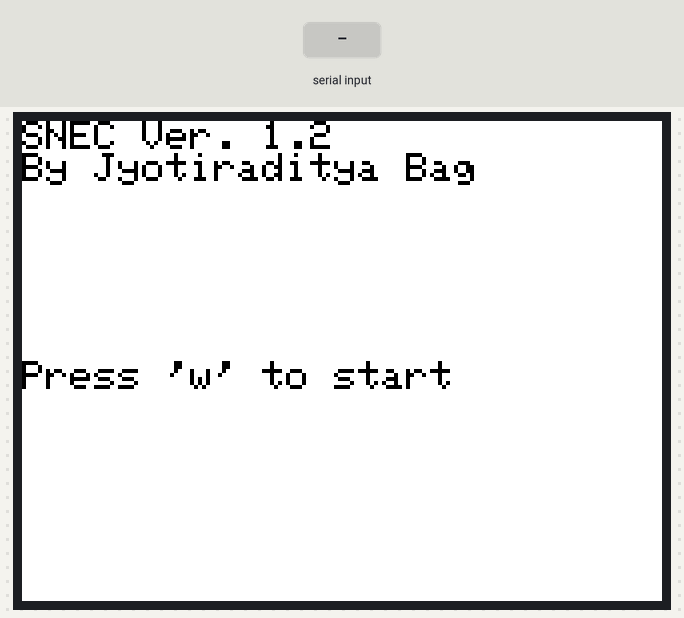
Bench run of a sketch on a simulated Arduino Uno, built with avr-gcc and run on an emulated ATmega328P. On the bench: 320×240 colour display. Inputs (shaded band) come from the test bench. Random numbers use the default seed unless the sketch sets one.

Above: at 1.5 s.
1.6 s: "w" received over Serial
At 1.75 s:
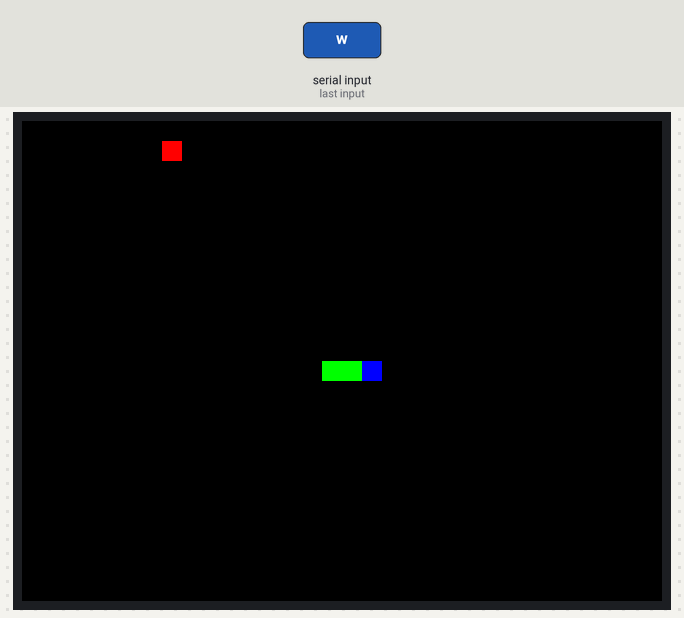
At 4.6 s:
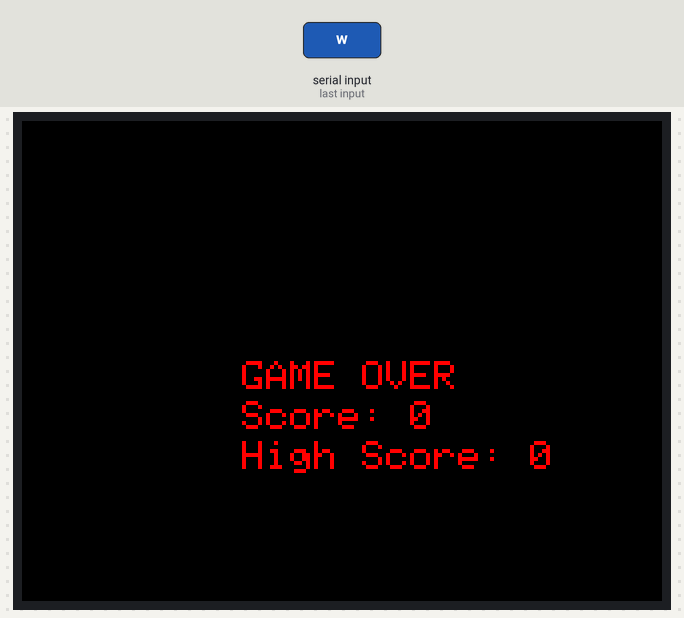
Timing chart, 0 to 6.1 s (numbered marks = the images above; inputs shaded):
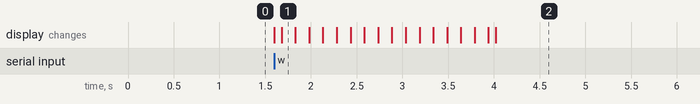

The sketch:

SnakeGame_SNEC_V-1.2.ino
```cpp
#include <MCUFRIEND_kbv.h>
MCUFRIEND_kbv tft;

#define TFT_BLACK   0x0000
#define TFT_BLUE    0x001F
#define TFT_RED     0xF800
#define TFT_GREEN   0x07E0
#define TFT_CYAN    0x07FF
#define TFT_MAGENTA 0xF81F
#define TFT_YELLOW  0xFFE0
#define TFT_WHITE   0xFFFF

// Game variables
int snakeX[100], snakeY[100], numSegments;
int appleX, appleY;
int dirX, dirY;
int score = 0; // Add a score counter
int highScore = 0; // Add a high score tracker

bool gameStarted = false; // Add a game started flag

// Grid size
int gridSize = 10;

void setup() {
Serial.begin(9600); // Start serial communication at 9600 baud
uint16_t ID = tft.readID();
tft.begin(ID);
tft.setRotation(1);
clearScreen();
showStartScreen(); // Show the start screen instead of starting the game
}

void loop() {
if (gameStarted) {
    int oldTailX = snakeX[numSegments - 1];
    int oldTailY = snakeY[numSegments - 1];

    moveSnake();

    if (snakeX[0] == appleX && snakeY[0] == appleY) eatApple();

    if (checkCollision()) {
        startGame();
    }

    // Erase old tail position
    tft.fillRect(oldTailX, oldTailY, gridSize, gridSize, TFT_BLACK);

    drawSnake();

    delay(150);
} else {
    if (Serial.available() > 0) {
        char key = Serial.read(); // Read the incoming byte
        if (key == 'w') {
            gameStarted = true;
            startGame();
        }
    }
}
}

void clearScreen() {
tft.fillScreen(TFT_BLACK);
}

void startGame() {
  clearScreen();
  numSegments = 3;

  for (int i = 0; i < numSegments; i++) {
      snakeX[i] = (tft.width() / gridSize) / 2 * gridSize - i * gridSize;
      snakeY[i] = (tft.height() / gridSize) / 2 * gridSize;
  }

  score = 0; // Reset the score when a new game starts

  dirX = gridSize; // Set initial direction of motion to right
  dirY = 0;

  spawnApple();
}

void spawnApple() {
appleX = random(tft.width() / gridSize) * gridSize;
appleY = random(tft.height() / gridSize) * gridSize;

// Draw apple
tft.fillRect(appleX, appleY, gridSize, gridSize, TFT_RED);
}

void moveSnake() {
// Check if data is available to read
if (Serial.available() > 0) {
    char key = Serial.read(); // Read the incoming byte

    // Update direction based on key press
    switch (key) {
        case 'w':
        case 'i': // Up arrow
            if (dirY != gridSize) { // Prevent moving directly backwards
                dirX = 0;
                dirY = -gridSize;
            }
            break;
        case 'a':
        case 'j': // Left arrow
            if (dirX != gridSize) {
                dirX = -gridSize;
                dirY = 0;
            }
            break;
        case 's':
        case 'k': // Down arrow
            if (dirY != -gridSize) {
                dirX = 0;
                dirY = gridSize;
            }
            break;
        case 'd':
        case 'l': // Right arrow
            if (dirX != -gridSize) {
                dirX = gridSize;
                dirY = 0;
            }
            break;
    }
}

// Shift segments down the array
for (int i=numSegments-1; i>0; i--) {
    snakeX[i] = snakeX[i-1];
    snakeY[i] = snakeY[i-1];
}

// Move head
snakeX[0] += dirX;
snakeY[0] += dirY;

// Check if out of bounds
if (snakeX[0] < 0 || snakeX[0] >= tft.width() || snakeY[0] < 0 || snakeY[0] >= tft.height()) {
    gameOver();
    startGame();
}
}

bool checkCollision() {
for(int i=1; i<numSegments; i++) {
    if(snakeX[0] == snakeX[i] && snakeY[0] == snakeY[i]) {
        gameOver();
        return true;
    }
}
return false;
}

void eatApple() {
// Add new segment at position offset from head
snakeX[numSegments] = snakeX[numSegments-1] - dirX;
snakeY[numSegments] = snakeY[numSegments-1] - dirY;

numSegments++;

score++; // Increase the score when an apple is eaten
if (score > highScore) { // Update the high score if necessary
    highScore = score;
}

spawnApple();
}

void drawSnake() {
// Draw new head position
tft.fillRect(snakeX[0],snakeY[0],gridSize,gridSize,TFT_BLUE);

// Draw rest of the body
for (int i=1; i<numSegments; i++) {
    tft.fillRect(snakeX[i],snakeY[i],gridSize,gridSize,TFT_GREEN);
}
}

void gameOver() {
// Display game over screen
tft.fillScreen(TFT_BLACK);
tft.setCursor(tft.width()/2 - 50, tft.height()/2);
tft.setTextColor(TFT_RED);
tft.setTextSize(2);
tft.println("GAME OVER");

// Display the score and high score
tft.setCursor(tft.width()/2 - 50, tft.height()/2 + 20);
tft.println("Score: " + String(score));
tft.setCursor(tft.width()/2 - 50, tft.height()/2 + 40);
tft.println("High Score: " + String(highScore));

delay(3000);

clearScreen();
}

void showStartScreen() {
tft.fillScreen(TFT_WHITE);
tft.setCursor(0, 0);
tft.setTextColor(TFT_BLACK);
tft.setTextSize(2);
tft.println("SNEC Ver. 1.2");
tft.println("By Jyotiraditya Bag");
tft.setCursor(0, tft.height()/2);
tft.setTextColor(TFT_BLACK);
tft.setTextSize(2);
tft.println("Press 'w' to start");
}
```

Measured:
- after the input at 1.6 s, the display: first changes at once (image 1 shows a later state)
